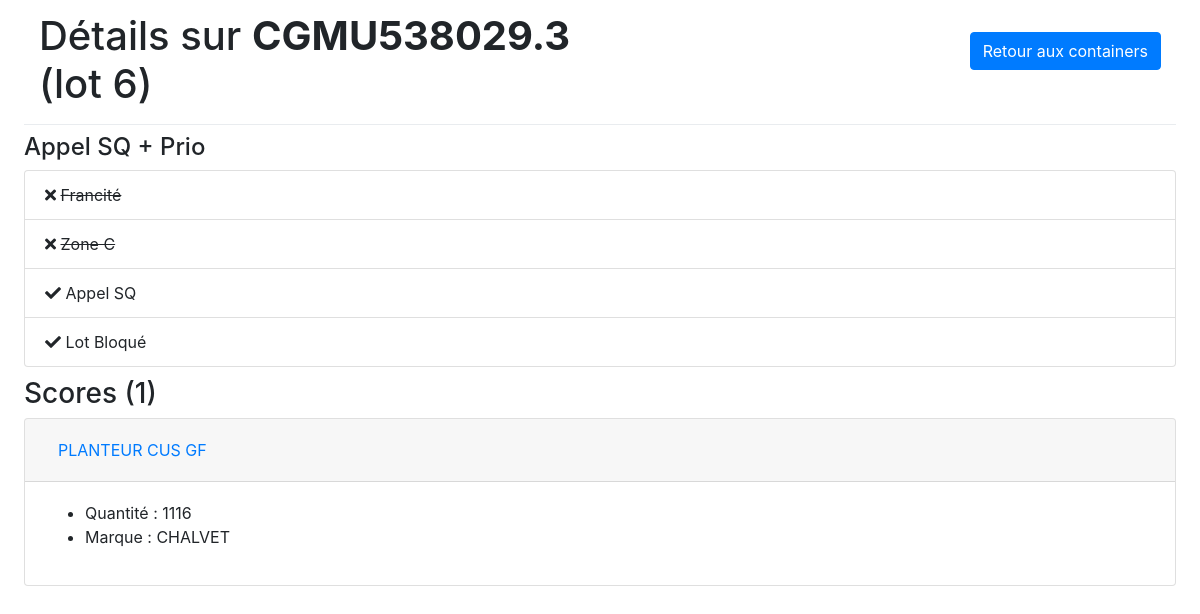
Page /SmartFreshApp/search/6/ on the committed database.
### SmartFreshApp/models.py (models this page shows, shortened)
class Container(models.Model):
    numLot = models.IntegerField(default=0, primary_key=True, verbose_name="Numéro du lot")
    numContainer = models.CharField(max_length=12, verbose_name="Numéro du container")
    isSQ = models.BooleanField(default=False, verbose_name="SQ")
    isC = models.BooleanField(default=False, verbose_name="Zone C")
    isF = models.BooleanField(default=False, verbose_name="Francité")
    isBloque = models.BooleanField(default=False, verbose_name="Lot bloqué")
    commentaires = models.CharField(max_length=128, blank=True, null=True, verbose_name="Commentaires")
    betterNumContainer = models.IntegerField(default=0, verbose_name="Numéro du container en version chiffre")

class Score(models.Model):
    idScore = models.IntegerField(default=0, primary_key=True, verbose_name="ID du score")
    tonnage = models.CharField(max_length=12, verbose_name="Tonnage")
    depotage = models.CharField(max_length=20, verbose_name="Dépotage")
    container = models.CharField(max_length=12, verbose_name="Numéro du container")
    marque = models.CharField(max_length=8, verbose_name="Marque")
    produit = models.CharField(max_length=32, verbose_name="Produit")
    qteAnnonce = models.IntegerField(default=0, verbose_name="Qté Annoncée")
    numLot = models.IntegerField(default=0, verbose_name="Numéro du lot")
    gestion = models.CharField(max_length=128, blank=True, null=True, verbose_name="Gestion")
    prio = models.CharField(max_length=128, blank=True, null=True, verbose_name="prio")
    info = models.CharField(max_length=128, blank=True, null=True, verbose_name="info")
    resultat = models.CharField(max_length=128, blank=True, null=True, verbose_name="Résultat")
    mdc = models.CharField(max_length=128, blank=True, null=True, verbose_name="MDC")
    ncc = models.CharField(max_length=128, blank=True, null=True, verbose_name="NC/C")

### SmartFreshApp/views.py (the view)
# urls.py: path('search/<int:container_id>/', views.container, name='container'),
def container(request, container_id):
    try:
        c = Container.objects.get(numLot=container_id)
        s = Score.objects.filter(numLot=c.numLot)
        template = loader.get_template('SmartFreshApp/detailsContainer.html')
        context = {
            'c': c,
            's': s,
        }
        output = template.render(context, request)
    except Exception:
        output = "No container with numLot = " + str(container_id)
    return HttpResponse(output)

### SmartFreshApp/templates/SmartFreshApp/detailsContainer.html (shortened to what this page needs)
{% load static %}
<html>
<head>
    <link rel="stylesheet" href="https://stackpath.bootstrapcdn.com/bootstrap/4.4.1/css/bootstrap.min.css">
    <link rel="stylesheet" type="text/css" href="{% static 'style.css' %}">
    <link rel="stylesheet" href="https://use.fontawesome.com/releases/v5.7.0/css/all.css">
</head>
<body>
{% if c %}
     <div class="container-fluid">
        <div class="row">
            <div class="col">
                <h1>Détails sur <strong>{{c.numContainer}}</strong> (lot {{ c.numLot }})</h1>
            </div>
            <div class="col" style="text-align: right">
                <a class="btn btn-primary" href="/SmartFreshApp/" style="margin-top: 20px">Retour aux containers</a>
            </div>
        </div>
     </div>
    <div class="dropdown-divider"></div>
    <h4> {% if c.commentaires %} {{c.commentaires}} {% endif %} </h4>
    <ul class="list-group custom-list" style="margin-bottom: 10px">
        <li class="list-group-item">
            {% if c.isF %}
                <i class="fas fa-check"></i>
                Francité
            {% else %}
                <i class="fas fa-times"></i>
                <span style="text-decoration: line-through;">Francité</span>
            {% endif %}
        </li>
        <li class="list-group-item">
            {% if c.isC %}
                <i class="fas fa-check"></i>
                Zone C
            {% else %}
                <i class="fas fa-times"></i>
                <span style="text-decoration: line-through;">Zone C</span>
            {% endif %}
        </li>
        <li class="list-group-item">
            {% if c.isSQ %}
                <i class="fas fa-check"></i>
                Appel SQ
            {% else %}
                <i class="fas fa-times"></i>
                <span style="text-decoration: line-through;">Appel SQ</span>
            {% endif %}
        </li>
        <li class="list-group-item">
            {% if c.isBloque %}
                <i class="fas fa-check"></i>
                Lot Bloqué
            {% else %}
                <i class="fas fa-times"></i>
                <span style="text-decoration: line-through;">Lot Bloqué</span>
            {% endif %}
        </li>
    </ul>
    <h3> Scores {% if s %} ({{ s.count }}) {% endif %}</h3>
    {% if s %}
        <div class="accordion" id="accordionExample">
            {% for score in s %}
                <div class="card">
                    <div class="card-header" id="heading{{score.idScore}}">
                        <h2 class="mb-0">
                            <button class="btn btn-link" type="button" data-toggle="collapse" data-target="#collapse{{score.idScore}}" aria-expanded="false" aria-controls="collapse{{score.idScore}}">
                                {{ score.produit }}
                            </button>
                        </h2>
                    </div>
                    <div id="collapse{{score.idScore}}" class="collapse show" aria-labelledby="heading{{score.idScore}}" data-parent="#accordionExample">
                        <div class="card-body">
                            <ul>
                                <li>Quantité : {{score.qteAnnonce}}</li>
                                <li>Marque : {{ score.marque }}</li>
                            </ul>
                        </div>
                    </div>
                </div>
                </div>
            {% endfor %}
    {% else %}
        <p>Aucun score pour ce container.</p>
    {% endif %}
{% else %}
    <p>Aucun container.</p>
{% endif %}
</body>
</html>

### SmartFreshApp/templates/SmartFreshApp/css/style.css (style rules this page uses)
body { margin: 1% 2%; }

### rows in the picture
Container: numContainer "CGMU538029.3", numLot "6", commentaires "Appel SQ + Prio"
Score: produit "PLANTEUR CUS GF", qteAnnonce "1116", marque "CHALVET"

### other values in the picture
{{ s.count }} "1"
